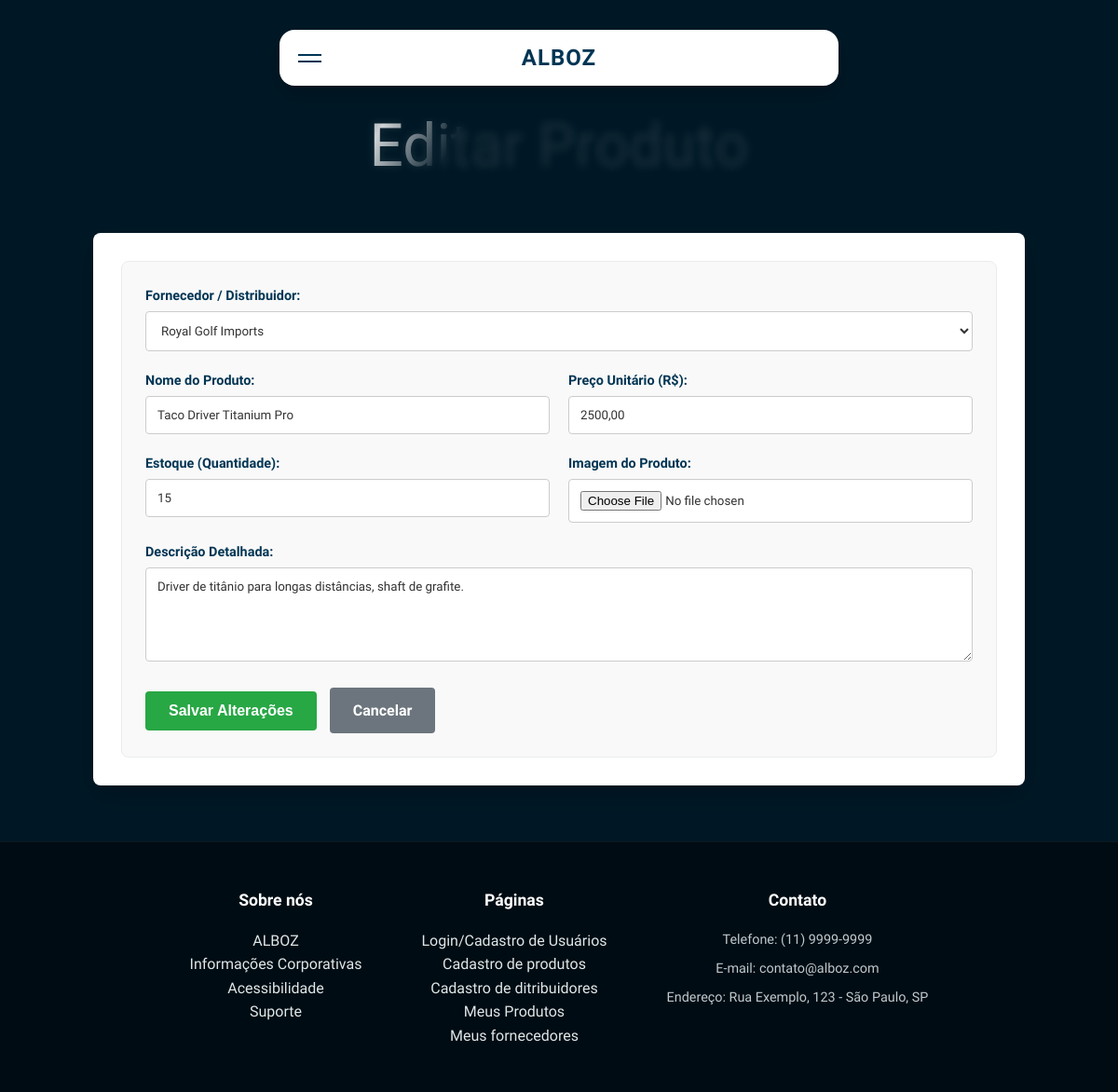
Screenshot of /html_alboz/cadastrar_produtos.php?edit_id=1 (signed in) with the database file from the repository.
### tables this page shows
CREATE TABLE produtos (
    id INT PRIMARY KEY AUTO_INCREMENT,
    fornecedor_id INT NOT NULL,          
    
    nome_produto VARCHAR(100) NOT NULL,
    codigo_produto VARCHAR(50),          
    descricao TEXT,
    quantidade_estoque INT DEFAULT 0,
    preco_unitario DECIMAL(10, 2) NOT NULL,
    imagem VARCHAR(255),                 
    
    data_registro TIMESTAMP DEFAULT CURRENT_TIMESTAMP,

    CONSTRAINT fk_fornecedor_produto
    FOREIGN KEY (fornecedor_id) REFERENCES fornecedores(id)
    ON DELETE CASCADE
);

CREATE TABLE fornecedores (
    id INT PRIMARY KEY AUTO_INCREMENT,
    usuario_id INT NOT NULL,             
    
    nome_fornecedor VARCHAR(100) NOT NULL,
    cnpj VARCHAR(20) NOT NULL,
    endereco VARCHAR(255),
    telefone VARCHAR(20),
    email VARCHAR(100),
    observacoes TEXT,
    imagem VARCHAR(255),                 
    
    data_registro TIMESTAMP DEFAULT CURRENT_TIMESTAMP,

    CONSTRAINT fk_usuario_fornecedor
    FOREIGN KEY (usuario_id) REFERENCES usuarios(id)
    ON DELETE CASCADE
);

### html_alboz/cadastrar_produtos.php (the view, shortened to what this page needs)
<?php
include('conexao.php');
$usuario_id = $_SESSION['id'];
$produto_edit = null;
if (isset($_GET['edit_id'])) {
    $edit_id = $_GET['edit_id'];
    $sql_busca = "SELECT p.* FROM produtos p
                  JOIN fornecedores f ON p.fornecedor_id = f.id
                  WHERE p.id = ? AND f.usuario_id = ?";
    $stmt = $mysqli->prepare($sql_busca);
    $stmt->bind_param("ii", $edit_id, $usuario_id);
    $stmt->execute();
    $result = $stmt->get_result();
    $produto_edit = $result->fetch_assoc();
}
$sql_forn = "SELECT id, nome_fornecedor FROM fornecedores WHERE usuario_id = '$usuario_id'";
$fornecedores = $mysqli->query($sql_forn);
?>
<!DOCTYPE html>
<html lang="pt-br">
<head>
</head>
<body class="body">
    <div class="header">
        <div class="card-nav-container">
            <div class="card-nav" id="cardNav">
                <div class="card-nav-top">
                    <div class="hamburger-menu" id="hamburgerBtn">
                        <div class="hamburger-line"></div>
                        <div class="hamburger-line"></div>
                    </div>
                    <div class="logo-container">
                        <div class="logo">ALBOZ</div>
                    </div>
                </div>
            </div>
        </div>
        <div class="subtitulo"><?php echo $produto_edit ? 'Editar Produto' : 'Novo Produto'; ?></div>
    </div>
    <div class="container">
        <form method="post" enctype="multipart/form-data" class="form-crud">
            <div class="full-width">
                <label>Fornecedor / Distribuidor:</label>
                <select name="fornecedor_id" required>
                    <?php
                    if ($fornecedores->num_rows > 0) {
                        while ($f = $fornecedores->fetch_assoc()): ?>
                            <option value="<?php echo $f['id']; ?>"
                                <?php if ($produto_edit && $produto_edit['fornecedor_id'] == $f['id']) echo 'selected'; ?>>
                                <?php echo $f['nome_fornecedor']; ?>
                            </option>
                    <?php endwhile;
                    } else {
                        echo "<option value='' disabled>Nenhum fornecedor cadastrado. Cadastre um primeiro!</option>";
                    }
                    ?>
                </select>
            </div>
            <div>
                <label>Nome do Produto:</label>
                <input type="text" name="nome" value="<?php echo $produto_edit['nome_produto'] ?? ''; ?>" required placeholder="Ex: Raquete de Tênis">
            </div>
            <div>
                <label>Preço Unitário (R$):</label>
                <input type="text" name="preco" value="<?php echo $produto_edit ? number_format($produto_edit['preco_unitario'], 2, ',', '') : ''; ?>" required placeholder="0,00">
            </div>
            <div>
                <label>Estoque (Quantidade):</label>
                <input type="number" name="estoque" value="<?php echo $produto_edit['quantidade_estoque'] ?? ''; ?>" placeholder="0">
            </div>
            <div>
                <label>Imagem do Produto:</label>
                <input type="file" name="imagem" accept="image/*">
            </div>
            <div class="full-width">
                <label>Descrição Detalhada:</label>
                <textarea name="descricao" rows="5"><?php echo $produto_edit['descricao'] ?? ''; ?></textarea>
            </div>
            <div class="full-width">
                <button type="submit"><?php echo $produto_edit ? 'Salvar Alterações' : 'Cadastrar Produto'; ?></button>
                <a href="listar_produtos.php" class="btn-cancelar">Cancelar</a>
            </div>
        </form>
    </div>
    <div class="rodape">
        <div class="limitador rodape-content">
            <ul class="sobre_nos">
                <strong>Sobre nós</strong>
                <a href="index.html">ALBOZ</a><br>
                <a href="informacoes_corporativas.html">Informações Corporativas</a><br>
                <a href="acessibilidade.html">Acessibilidade</a><br>
                <a href="suporte.php">Suporte</a><br>
            </ul>
            <ul class="paginas">
                <strong>Páginas</strong>
                <a href="login.php">Login/Cadastro de Usuários</a><br>
                <a href="cadastrar_produtos.php">Cadastro de produtos</a><br>
                <a href="cadastrar_fornecedor.php">Cadastro de ditribuidores</a><br>
                <a href="listar_produtos.php">Meus Produtos</a><br>
                <a href="listar_fornecedores.php">Meus fornecedores</a><br>
            </ul>
            <ul class="contato">
                <strong>Contato</strong>
                <li>Telefone: (11) 9999-9999</li>
                <li>E-mail: contato@alboz.com</li>
                <li>Endereço: Rua Exemplo, 123 - São Paulo, SP</li>
            </ul>
        </div>
    </div>
</body>
</html>

### html_alboz/cadastrar_produtos.php (style rules this page uses)
:root { --bg: #001826; --card: #003554; --card-hover: #014e7b; --muted: #bfc9ce; --accent: #dfe7e9; --gold: #ffffff; }
* { margin: 0; padding: 0; box-sizing: border-box; }
html { font-size: 16px; scroll-behavior: smooth; scrollbar-width: thin; scrollbar-color: var(--card) var(--bg); }
body { margin: 0; font-family: 'Monda', sans-serif; background: var(--bg); color: var(--accent); line-height: 1.6; }
a { text-decoration: none; color: inherit; transition: 0.3s; cursor: pointer; }
ul { list-style: none; }
.limitador { max-width: 1100px; width: 90%; margin: 0 auto; }
.card-nav-container { position: absolute; top: 2em; left: 50%; transform: translateX(-50%); width: 90%; max-width: 600px; z-index: 1001; }
.card-nav { position: relative; background-color: #ffffff; border-radius: 1rem; box-shadow: 0 10px 25px rgba(0, 0, 0, 0.2); overflow: hidden; transition: height 0.4s ease; color: var(--card); }
.card-nav-top { height: 60px; display: flex; align-items: center; justify-content: center; padding: 0 1.5rem; position: relative; }
.logo { font-family: 'Abhaya Libre', serif; font-weight: 800; font-size: 1.5rem; letter-spacing: 1px; text-transform: uppercase; }
.hamburger-menu { position: absolute; left: 20px; cursor: pointer; display: flex; flex-direction: column; gap: 5px; }
.hamburger-line { width: 25px; height: 2px; background-color: var(--card); transition: 0.3s; }
.header { position: relative; width: 100%; height: auto; min-height: 250px; display: flex; flex-direction: column; justify-content: center; align-items: center; padding-bottom: 2rem; }
.subtitulo { font-family: 'Great Vibes', cursive; font-size: 4rem; margin-top: 6rem; z-index: 10; text-align: center; font-weight: 400; cursor: default; background: linear-gradient(120deg, #001826 40%, rgba(255, 255, 255, 0.8) 50%, #001826 60%); background-size: 200% 100%; background-position: 100%; color: #001826; background-clip: text; -webkit-background-clip: text; -webkit-text-fill-color: transparent; text-shadow: 0 0 10px rgba(255, 255, 255, 0.1); transition: background-position 0.5s; }
.container { max-width: 1000px; margin: 0 auto 60px auto; padding: 30px; background: #fff; color: #333; box-shadow: 0 10px 30px rgba(0, 0, 0, 0.2); border-radius: 8px; }
.form-crud { display: grid; grid-template-columns: 1fr 1fr; gap: 20px; background: #f9f9f9; padding: 25px; border-radius: 8px; border: 1px solid #e9ecef; }
.full-width { grid-column: 1 / -1; }
label { display: block; margin-bottom: 5px; font-weight: bold; color: var(--card); font-size: 0.9rem; }
input, select, textarea { width: 100%; padding: 12px; border: 1px solid #ccc; border-radius: 4px; background: #fff; color: #333; font-family: inherit; }
button { background-color: #28a745; color: white; padding: 12px 25px; border: none; border-radius: 4px; font-weight: bold; font-size: 1rem; cursor: pointer; transition: 0.3s; }
.btn-cancelar { display: inline-block; padding: 12px 25px; background: #6c757d; color: white; border-radius: 4px; font-weight: bold; margin-left: 10px; }
.rodape { background: #000c13; padding: 3rem 0; margin-top: auto; border-top: 1px solid rgba(255, 255, 255, 0.05); }
.rodape-content { display: flex; justify-content: center; gap: 4rem; text-align: center; flex-wrap: wrap; }
.rodape ul strong { display: block; color: #fff; margin-bottom: 1rem; font-size: 1.1rem; }
.rodape li { color: var(--muted); margin-bottom: 0.5rem; font-size: 0.9rem; transition: 0.2s; }

### rows the page displays
produtos: fornecedor_id "Royal Golf Imports", nome "Taco Driver Titanium Pro", preco "2500,00", estoque "15", descricao "Driver de titânio para longas distâncias, shaft de grafite."
